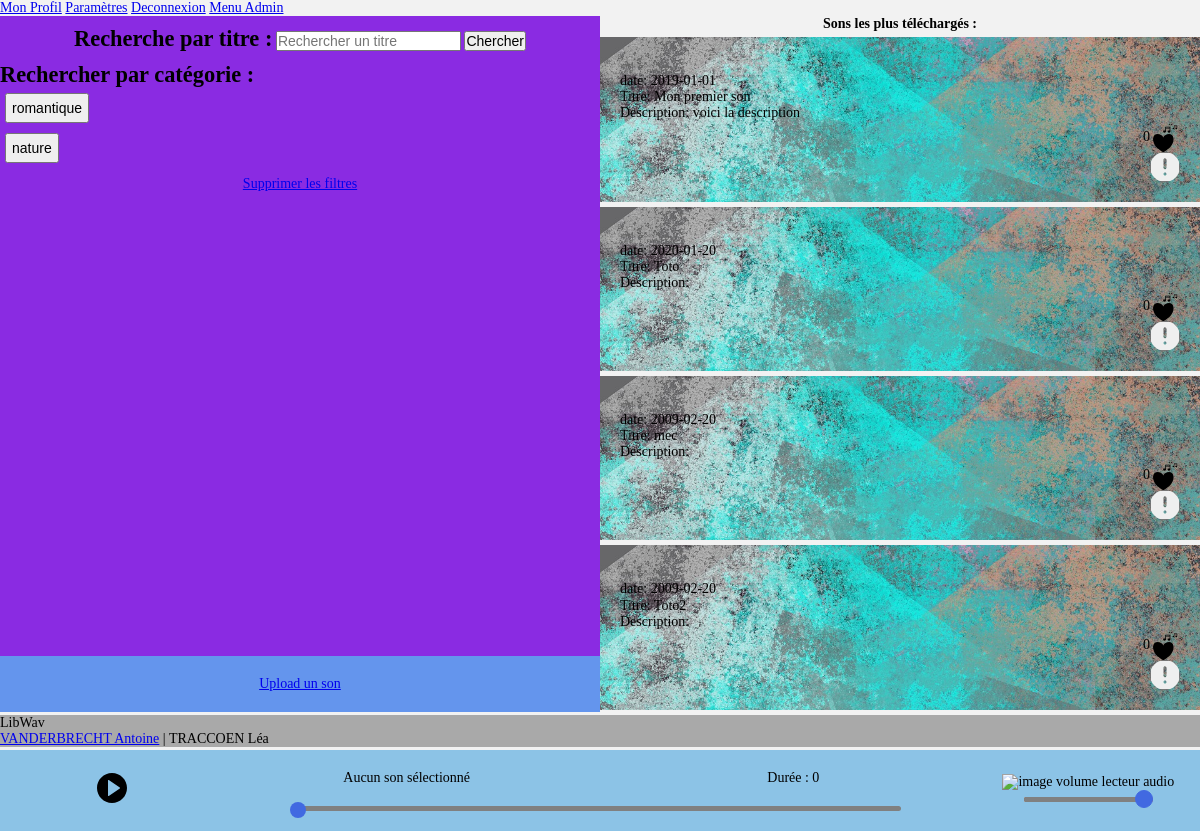
The app's page /index.php?action=son (signed in), older data.
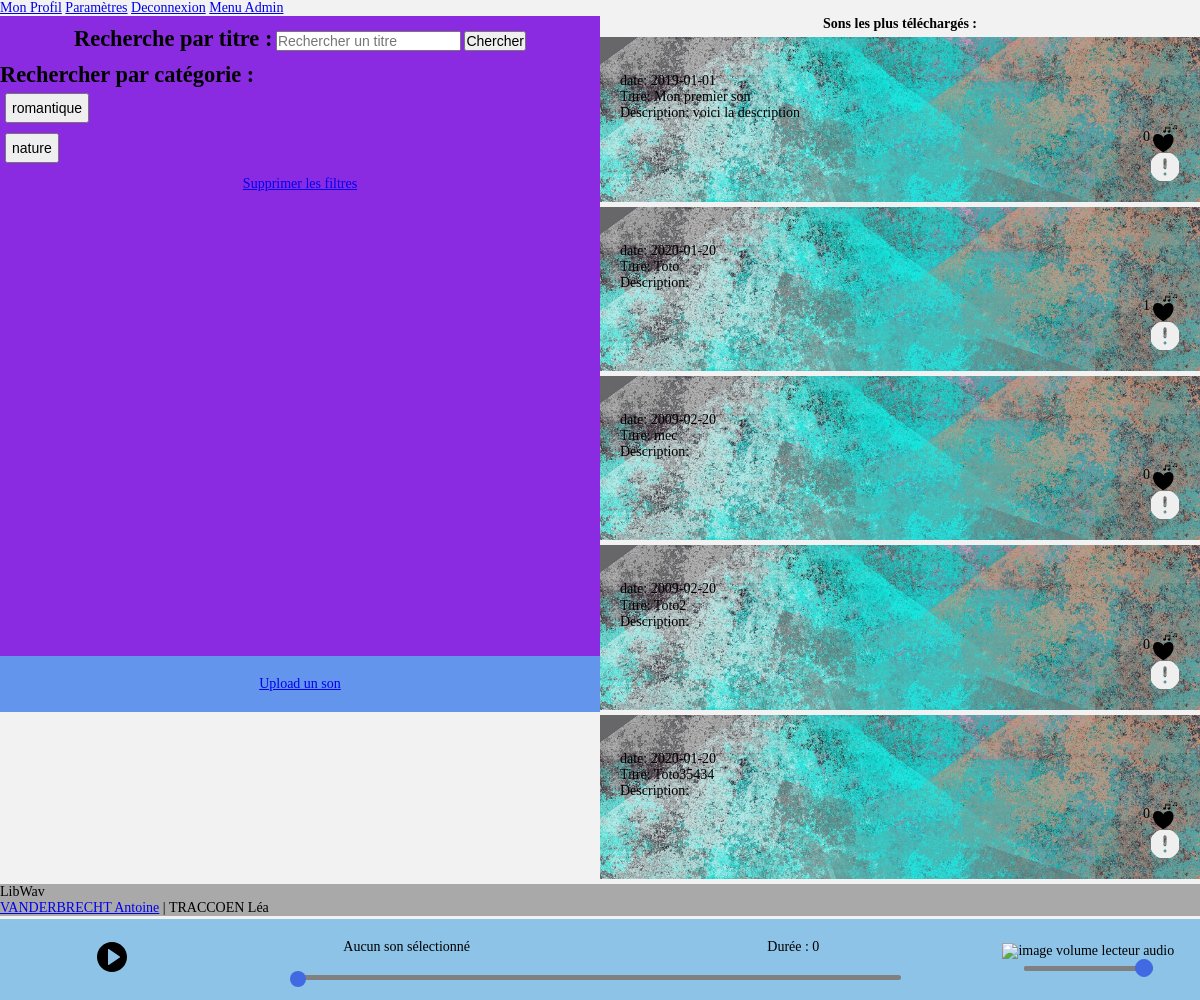
The same page, newer data.
### tables this page shows
CREATE TABLE IF NOT EXISTS `son_categorie` (
  `id` int(11) NOT NULL AUTO_INCREMENT,
  `categorie_name` varchar(255) NOT NULL,
  PRIMARY KEY (`id`)
);

CREATE TABLE IF NOT EXISTS `son` (
  `id` int(11) NOT NULL AUTO_INCREMENT,
  `lien_upload` varchar(255) NOT NULL,
  `titre` varchar(255) NOT NULL,
  `description` varchar(255) NOT NULL,
  `idCreateur` int(11) NOT NULL,
  `date_publi` date NOT NULL,
  `id_son_categorie` int(11) NOT NULL,
  `nb_telechargements` int(11) NOT NULL,
  PRIMARY KEY (`id`)
);

### assets/divers/balises.php (called while the page is built, shortened)
<?php
function isAjax() {
    return (isset($_SERVER['HTTP_X_REQUESTED_WITH']) && ($_SERVER['HTTP_X_REQUESTED_WITH'] == 'XMLHttpRequest'));
}
?>

### config/actions.php (called while the page is built)
<?php
$listeDesActions = array(
    "mentionslegales" => "vues/mentions_legales.php",
    "signalements" => "vues/Signalement/Signalements_List.php",
    "son" => "vues/sound/Sound_Page.php",
    "like" => "vues/likes.php",
    "profil" => "vues/user/profil.php",
    "uploadSound" => "vues/sound/upload_sound.php",
    "soundUpload" => "traitements/sound/upload_sound.php",
    "uploadTutoriel" => "vues/tuto/upload_tutoriel.php",
    "tutorielUpload" => "traitements/tuto/upload_tutoriel.php",
    "profilConfiguration" => "vues/user/profil_conf.php",
    "downloadData" => "traitements/user/download_data.php",
    "reportSound" => "traitements/sound/report_sound.php",
    "soundReport" => "traitements/sound/sound_report.php",
    "downloadSound" => "traitements/sound/download_sound.php",
    "menuAdmin" => "vues/admin/admin_menu.php",
    "register" => "traitements/register.php",
    "setAvatar" => "traitements/user/setAvatar.php",
    "connexion" => "traitements/connexion.php",
    "deconnexion" => "traitements/deconnexion.php",
    "soundFilter" => "traitements/sound/filter.php",
    "soundFilterSearch" => "traitements/sound/filter_search.php",
    "tutoriels" => "vues/tuto/TutoPage.php",
    "cgu" => "vues/user/cgu.php",
    "statistiques" => "vues/admin/stats_générales.php",
    "AddComment" => "traitements/tuto/addComment.php",
    "login" => "vues/login.php",
    "changements" => "traitements/changements.php"
);

### assets/divers/functions_library.php (the view, shortened to what this page needs)
<?php
function roleUser($role){
    switch ($role) {
        case "modo":
            $role = 4;
            break;
        case "user":
            $role = 3;
            break;
   }
    return $role;
}
function getUserInfo($id) {
    global $pdo;
    $sql = "select * from user where id=?";
    $query = $pdo->prepare($sql);
    $query->execute(array($id));
    $user = $query->fetch();
    return $user;
}
function checkLikes($id_user,$id_contenu){
    global $pdo;
    $sql = "SELECT * FROM likes WHERE (id_user=? AND id_contenu=?)";
    $query = $pdo->prepare($sql);
    $query->execute(array($id_user,$id_contenu));
    $result = $query->fetch();
    return $result;
}
function countLikes($id_contenu){
    global $pdo;
    $sql = "SELECT * FROM likes WHERE id_contenu=?";
    $query = $pdo->prepare($sql);
    $query->execute(array($id_contenu));
    $total = 0;
    while ($result = $query->fetch()) {
        $total = $total +1;
    }
    return $total;
}
function AfficheSoundItem($result){
    if ($_SESSION ) {
        $idSession = $_SESSION['id'];
    } else {
        $idSession = 0;
    }
    echo "<div class='sound_item'>";
    echo "<br/><span class='sound_item_date'>date: ".$result['date_publi']."</span>";
    echo "<br/><span class='sound_item_titre'>Titre: ".$result['titre']."</span>";
    echo "<br/>"."Description: ".$result['description'];
    echo"<br/>";
    $totalLikes = countLikes($result['id']);
    $resultLike = checkLikes($idSession,$result['id']);
    if ($resultLike == false) {
        $style = "style='background-color:black'";
    } else {
        $style = "style='background-color:red'";
    }
    echo "<div class='sound_item_likes'>";
        echo "<form class='likesForm' method='POST' action='?action=like'>";
            echo "<input type='submit' name='like' value='' class='postMsg likes'" . $style . " >";
        echo "</form>";
        echo "<div class='nb_likes'>" . $totalLikes."</div>";
        echo"</div>";
        echo "<div class='sound_item_controls'>";
        echo "<form class='formReport' method='POST' action='?action=soundReport'>";
            echo "<input type='submit' name='reportsound' value='' class='reportsound'>";
        echo "</form>";
        echo "<form class='downloadForm' method='POST' action='?action=downloadSound'>";
            echo "<input type='submit' name='downloadsound' value='' class='downloadsound'>";
        echo "</form>";
        echo "<button class='btn_lecture'>";
        echo "</div>";
    echo "</div>";
}
?>

### index.php (shortened to what this page needs)
<?php
include("config/bd.php");
include("assets/divers/balises.php");
include("assets/divers/functions_library.php");
include("config/actions.php");
if(isAjax() == false) {
    ?>
    <!DOCTYPE html>
    <html lang="fr">
    <head>
        <link href="assets/css/style.css" rel="stylesheet">
        <link href="assets/css/404.css" rel="stylesheet">
    </head>
    <body>
    <header id="main-header">
        <?php
        if (isset($_SESSION['id'])) {
            include('vues/nav.php');
        }
        ?>
    </header>
    <div class="container-fluid" style="left: 0px;">
        <div class="row">
            <div class="col-md-12 main">
                <?php
                if (isset($_GET["action"])) {
                    $action = $_GET["action"];
                } else {
                    $action = "login";
                }
                if (array_key_exists($action, $listeDesActions) == false) {
                    include("vues/404.php");
                } else {
                    include($listeDesActions[$action]);
                }
                ?>
            </div>
        </div>
    </div>
    <?php
    include('vues/footer.php');
    ?>
    </body>
    </html>
    <?php
}
?>

### vues/nav.php
<?php
$autorisation = false;
if (isset($_SESSION["id"])) {
    $role = getUserInfo($_SESSION["id"])['statut'];
    if ($role >= roleUser("user")) {
        $autorisation = true;
    }
}
if ($autorisation === true) { ?>
    <a href='?action=profil'>Mon Profil</a>
    <a href='?action=profilConfiguration'>Paramètres</a>
    <a href='?action=deconnexion'>Deconnexion</a>
<?php
    if ($role >= roleUser("modo")) {
        echo "<a href='?action=menuAdmin'>Menu Admin </a>";
    }
}
?>

### vues/sound/Sound_Page.php (shortened to what this page needs)
<?php
echo "<div id='page_sound'>";
echo "<section id='wrapper_filtre'>";
include("filter_view.php");
if ($autorisation === true) {
    echo "<a id='btn-upload-son' href='?action=uploadSound'>Upload un son</a>";
}
echo "</section>";
?>
    <section id="wrapper_sound">
        <?php
        echo "<h3>Sons les plus téléchargés : </h3>";
        $contenu = "SELECT * FROM son ";
        $query_contenu = $pdo->prepare($contenu);
        $query_contenu->execute();
        while ($result = $query_contenu->fetch()) {
            afficheSoundItem($result);
        }
        ?>
    </section>
<?php
echo "</div>";
include("AudioPlayer.php");
?>

### vues/sound/filter_view.php (shortened to what this page needs)
<?php
$autorisation = false;
if (isset($_SESSION["id"])) {
    $role = getUserInfo($_SESSION["id"])['statut'];
    if ($role >= roleUser("user")) {
        $autorisation = true;
    }
}
if ($autorisation === true) {
?>
<section id="filtre_sidebar">
    <form id='form_sound_search' method="post" action="?action=soundFilterSearch">
        <label>Recherche par titre :</label>
        <input required type="text" id="champ_filter" name="champ_filter" placeholder="Rechercher un titre">
        <input type="submit" value='Chercher' name="sound_search_submit" id="sound_search_submit">
    </form>
    <section id="filtres_categories">
        <h3>Rechercher par catégorie :</h3>
        <?php
            $sql = "SELECT categorie_name FROM son_categorie WHERE id IN (SELECT id_son_categorie FROM son)";
            $query = $pdo->prepare($sql);
            $query->execute();
            while ($result = $query->fetch()) {
                echo "<form class='form_sound_search2' method='post' action='?action=soundFilter'>";
                echo "<input type='submit' class='categorie_name' value='" . $result['categorie_name'] . "'><br/>";
                echo "</form>";
            }
        ?>
    </section>
    <a id="del_filtres" href='?action=son'>Supprimer les filtres</a>
</section>
<?php
}
?>

### vues/sound/AudioPlayer.php (shortened to what this page needs)
<div id="main_player">
    <div id="player">
        <div id="AudiPlayerSongTitle">Aucun son sélectionné</div>
        <div id="AudiPlayerSongTime">Durée : 0</div>
        <div id="buttons">
            <a id="AudioPlayerPlay"><img src="assets/img/play-button.svg" alt="bouton lecture lecteur audio" class="btn_img"/></a>
        </div>
        <div id="AudiPlayerSongSound">
            <img id="AudioPlayerSpeak" src="assets/img/speaker.svg" alt="image volume lecteur audio" class="btn_img">
            <input id="volumeSlider" name="volumeSlider" type="range" min="0" max="1" step="any" value="1">
        </div>
        <div id="seek-bar">
            <div id="handle"></div>
        </div>
    </div>
</div>

### vues/footer.php
<?php
echo "
<footer>LibWav<br/><a target=\"_blank\" href=\"https://antoinevanderbrecht.fr/\">VANDERBRECHT Antoine</a> | TRACCOEN Léa <br/></footer>
";
?>

### assets/css/style.css (style rules this page uses)
html { scroll-behavior: smooth; }
* { margin: 0; padding: 0; box-sizing: border-box; font-size: 14px; }
:root { --titre-color: brown; --sous-titre-color: brown; --contenu-color: brown; --titre-size: brown; --sous-titre-size: brown; --contenu-size: brown; }
body { background-color: #F2F2F2; margin: 0; scroll-behavior: smooth; overflow-y: scroll; }
.row { position: relative; }
#btn-upload-son { background: cornflowerblue; }

### assets/css/footer.css (style rules this page uses)
footer { background-color: darkgrey; margin-bottom: 7%; }

### assets/css/audioPlayer.css (style rules this page uses)
#main_player { background-color: #8cc3e6; width: 100%; height: auto; text-align: center; z-index: 999; position: fixed; padding: 20px; bottom: 0; }
.btn_img { width: 30px; height: 30px; }
#player { display: grid; grid-gap: 20px; grid-template-columns: 15fr 30fr 30fr 15fr; grid-column-gap: 20px; grid-row-gap: 20px; grid-template-areas: "buttons titre temps sound" "buttons barre-temps barre-temps sound"; }
#buttons { grid-area: buttons; margin: auto; }
#AudiPlayerSongTitle { grid-area: titre; }
#AudiPlayerSongTime { grid-area: temps; }
#AudiPlayerSongSound { grid-area: sound; cursor: pointer; margin:auto; }
#seek-bar { grid-area: barre-temps; width: 80%; margin: auto; height: 5px; background-color:gray; display: flex; border-radius: 50px; }
#handle { width: 8px; height: 8px; background-color:royalblue; border-radius: 50%; margin-left: -5px; transform: scale(2); }
#AudioPlayerSpeak { width: 20px; height:20px; }

### assets/css/sound_page.css (style rules this page uses)
#page_sound { display: flex; }
#wrapper_sound { width: 100%; }
#wrapper_sound h3 { text-align: center; }
#wrapper_filtre { width: 100%; position: relative; }
#filtre_sidebar { background-color: blueviolet; width: 100%; height: 80vh; display: flex; flex-direction: column; justify-content: start; }
#del_filtres { padding: 8px; text-align: center; width: 50%; margin-right: auto; margin-left: auto; }
form#form_sound_search { text-align: center; padding: 10px; }
form#form_sound_search label { font-size: 1.6rem; font-weight: bold; }
#filtres_categories h3 { font-size: 1.6rem; font-weight: bold; }
#filtres_categories form.form_sound_search2 input[type=submit] { font-size: 1rem; padding:5px; margin:5px; text-align: center; }
#btn-upload-son { position: absolute; padding: 20px; width: 100%; text-align: center; }
.sound_item_likes { display: flex; flex-direction: row-reverse; }
.nb_likes { margin-top:auto; margin-bottom: auto; }
.likes { background-repeat: no-repeat; width: 30px; height: 30px; -webkit-mask-image: url(../img/love-song.svg); mask-image: url(../img/love-song.svg); }
.reportsound { background-repeat: no-repeat; width: 30px; height: 30px; -webkit-mask-image: url(../img/report-button.svg); mask-image: url(../img/report-button.svg); }
.downloadsound { background-repeat: no-repeat; width: 30px; height: 30px; -webkit-mask-image: url(../img/download.svg); mask-image: url(../img/download.svg); }
.btn_lecture { background-repeat: no-repeat; width: 30px; height: 30px; -webkit-mask-image: url(../img/play-button.svg); mask-image: url(../img/play-button.svg;); }
.sound_item { width: 100%; height: auto; background-image: url("../img/background-sound.jpg"); background-size: cover; margin-top: 5px; margin-bottom: 5px; padding: 20px; }
.sound_item_controls { display: flex; flex-direction: row-reverse; justify-content: space-between; }

### assets/css/btn-range.css (style rules this page uses)
input[type=range] { -webkit-appearance: none; }

Row changes from the older to the newer data that the page shows:
computed for son "Toto": totalLikes "0" → "1"
added son: date_publi "2020-01-20", titre "Toto35434", totalLikes "0"
